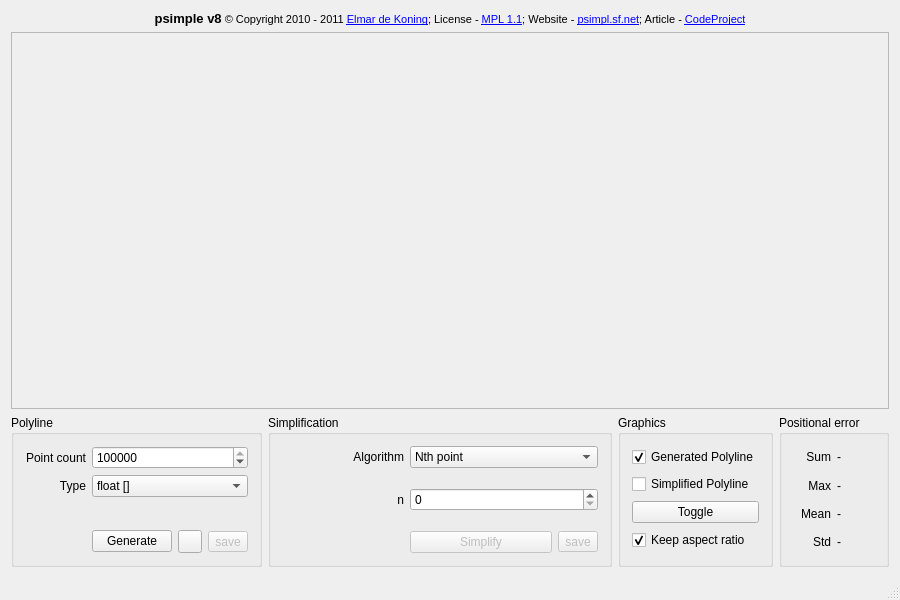
<?xml version="1.0" encoding="UTF-8"?>
<ui version="4.0">
 <class>MainWindow</class>
 <widget class="QMainWindow" name="MainWindow">
  <property name="geometry">
   <rect>
    <x>0</x>
    <y>0</y>
    <width>800</width>
    <height>600</height>
   </rect>
  </property>
  <property name="windowTitle">
   <string>psimpl v7 - generic n-dimensional polyline simplification</string>
  </property>
  <property name="locale">
   <locale language="English" country="UnitedStates"/>
  </property>
  <widget class="QWidget" name="centralWidget">
   <layout class="QVBoxLayout" name="verticalLayout_2">
    <item>
     <widget class="QLabel" name="label">
      <property name="text">
       <string>&lt;!DOCTYPE HTML PUBLIC &quot;-//W3C//DTD HTML 4.0//EN&quot; &quot;http://www.w3.org/TR/REC-html40/strict.dtd&quot;&gt;
&lt;html&gt;&lt;head&gt;&lt;meta name=&quot;qrichtext&quot; content=&quot;1&quot; /&gt;&lt;style type=&quot;text/css&quot;&gt;
p, li { white-space: pre-wrap; }
&lt;/style&gt;&lt;/head&gt;&lt;body style=&quot; font-family:'MS Shell Dlg 2'; font-size:8.25pt; font-weight:400; font-style:normal;&quot;&gt;
&lt;p align=&quot;center&quot; style=&quot; margin-top:0px; margin-bottom:0px; margin-left:0px; margin-right:0px; -qt-block-indent:0; text-indent:0px;&quot;&gt;&lt;span style=&quot; font-size:10pt; font-weight:600;&quot;&gt;psimple v8&lt;/span&gt;&lt;span style=&quot; font-size:8pt;&quot;&gt; &lt;/span&gt;&lt;span style=&quot; font-size:8pt; color:#000000;&quot;&gt;© Copyright 2010 - 2011 &lt;/span&gt;&lt;a href=&quot;edekoning@gmail.com&quot;&gt;&lt;span style=&quot; font-size:8pt; text-decoration: underline; color:#0000ff;&quot;&gt;Elmar de Koning&lt;/span&gt;&lt;/a&gt;&lt;span style=&quot; font-size:8pt;&quot;&gt;; License - &lt;/span&gt;&lt;a href=&quot;http://www.opensource.org/licenses/mozilla1.1.php&quot;&gt;&lt;span style=&quot; font-size:8pt; text-decoration: underline; color:#0000ff;&quot;&gt;MPL 1.1&lt;/span&gt;&lt;/a&gt;&lt;span style=&quot; font-size:8pt;&quot;&gt;; Website - &lt;/span&gt;&lt;a href=&quot;http://psimpl.sf.net&quot;&gt;&lt;span style=&quot; font-size:8pt; text-decoration: underline; color:#0000ff;&quot;&gt;psimpl.sf.net&lt;/span&gt;&lt;/a&gt;&lt;span style=&quot; font-size:8pt;&quot;&gt;; Article - &lt;/span&gt;&lt;a href=&quot;http://www.codeproject.com/KB/recipes/PolylineSimplification.aspx&quot;&gt;&lt;span style=&quot; font-size:8pt; text-decoration: underline; color:#0000ff;&quot;&gt;CodeProject&lt;/span&gt;&lt;/a&gt;&lt;/p&gt;&lt;/body&gt;&lt;/html&gt;</string>
      </property>
      <property name="openExternalLinks">
       <bool>true</bool>
      </property>
      <property name="textInteractionFlags">
       <set>Qt::LinksAccessibleByKeyboard|Qt::LinksAccessibleByMouse</set>
      </property>
     </widget>
    </item>
    <item>
     <widget class="psimpl::RenderArea" name="renderArea">
      <property name="sizePolicy">
       <sizepolicy hsizetype="Expanding" vsizetype="Expanding">
        <horstretch>0</horstretch>
        <verstretch>3</verstretch>
       </sizepolicy>
      </property>
      <property name="frameShape">
       <enum>QFrame::StyledPanel</enum>
      </property>
      <property name="frameShadow">
       <enum>QFrame::Sunken</enum>
      </property>
     </widget>
    </item>
    <item>
     <layout class="QHBoxLayout" name="horizontalLayout">
      <item>
       <widget class="QGroupBox" name="polyGroupBox">
        <property name="sizePolicy">
         <sizepolicy hsizetype="Maximum" vsizetype="Preferred">
          <horstretch>0</horstretch>
          <verstretch>0</verstretch>
         </sizepolicy>
        </property>
        <property name="title">
         <string>Polyline</string>
        </property>
        <layout class="QGridLayout" name="gridLayout_2">
         <item row="1" column="0">
          <widget class="QLabel" name="polyTypeLabel">
           <property name="text">
            <string>Type</string>
           </property>
           <property name="alignment">
            <set>Qt::AlignRight|Qt::AlignTrailing|Qt::AlignVCenter</set>
           </property>
          </widget>
         </item>
         <item row="1" column="1">
          <widget class="QComboBox" name="polyTypeComboBox">
           <item>
            <property name="text">
             <string>float []</string>
            </property>
           </item>
           <item>
            <property name="text">
             <string>QVector &lt;double&gt;</string>
            </property>
           </item>
           <item>
            <property name="text">
             <string>std::vector &lt;double&gt;</string>
            </property>
           </item>
           <item>
            <property name="text">
             <string>std::list &lt;long long&gt;</string>
            </property>
           </item>
          </widget>
         </item>
         <item row="0" column="0">
          <widget class="QLabel" name="polyPointCountLabel">
           <property name="text">
            <string>Point count</string>
           </property>
           <property name="alignment">
            <set>Qt::AlignRight|Qt::AlignTrailing|Qt::AlignVCenter</set>
           </property>
          </widget>
         </item>
         <item row="0" column="1">
          <widget class="QSpinBox" name="polyPointCountSpinBox">
           <property name="minimum">
            <number>2</number>
           </property>
           <property name="maximum">
            <number>10000000</number>
           </property>
           <property name="singleStep">
            <number>10000</number>
           </property>
           <property name="value">
            <number>100000</number>
           </property>
          </widget>
         </item>
         <item row="2" column="1">
          <spacer name="verticalSpacer_13">
           <property name="orientation">
            <enum>Qt::Vertical</enum>
           </property>
           <property name="sizeHint" stdset="0">
            <size>
             <width>20</width>
             <height>20</height>
            </size>
           </property>
          </spacer>
         </item>
         <item row="3" column="1">
          <layout class="QHBoxLayout" name="generateSaveLayout">
           <item>
            <widget class="QPushButton" name="generatePushButton">
             <property name="sizePolicy">
              <sizepolicy hsizetype="Expanding" vsizetype="Fixed">
               <horstretch>0</horstretch>
               <verstretch>0</verstretch>
              </sizepolicy>
             </property>
             <property name="text">
              <string>Generate</string>
             </property>
            </widget>
           </item>
           <item>
            <widget class="QToolButton" name="loadPolylineButton">
             <property name="text">
              <string/>
             </property>
             <property name="icon">
              <iconset resource="icons.qrc">
               <normaloff>:/icon/open</normaloff>:/icon/open</iconset>
             </property>
            </widget>
           </item>
           <item>
            <widget class="QToolButton" name="savePolylineButton">
             <property name="enabled">
              <bool>false</bool>
             </property>
             <property name="layoutDirection">
              <enum>Qt::LeftToRight</enum>
             </property>
             <property name="text">
              <string>save</string>
             </property>
             <property name="icon">
              <iconset resource="icons.qrc">
               <normaloff>:/icon/save</normaloff>:/icon/save</iconset>
             </property>
            </widget>
           </item>
          </layout>
         </item>
        </layout>
       </widget>
      </item>
      <item>
       <widget class="QGroupBox" name="simplGroupBox">
        <property name="enabled">
         <bool>true</bool>
        </property>
        <property name="sizePolicy">
         <sizepolicy hsizetype="Maximum" vsizetype="Preferred">
          <horstretch>0</horstretch>
          <verstretch>0</verstretch>
         </sizepolicy>
        </property>
        <property name="title">
         <string>Simplification</string>
        </property>
        <layout class="QGridLayout" name="gridLayout">
         <item row="0" column="1">
          <widget class="QComboBox" name="algorithmComboBox">
           <item>
            <property name="text">
             <string>Nth point</string>
            </property>
           </item>
           <item>
            <property name="text">
             <string>Radial distance</string>
            </property>
           </item>
           <item>
            <property name="text">
             <string>Perpendicular distance</string>
            </property>
           </item>
           <item>
            <property name="text">
             <string>Reumann-Witkam</string>
            </property>
           </item>
           <item>
            <property name="text">
             <string>Opheim</string>
            </property>
           </item>
           <item>
            <property name="text">
             <string>Lang</string>
            </property>
           </item>
           <item>
            <property name="text">
             <string>Douglas-Peucker (classic)</string>
            </property>
           </item>
           <item>
            <property name="text">
             <string>Douglas-Peucker</string>
            </property>
           </item>
           <item>
            <property name="text">
             <string>Douglas-Peucker (variant)</string>
            </property>
           </item>
           <item>
            <property name="text">
             <string>Douglas-Peucker (reference)</string>
            </property>
           </item>
          </widget>
         </item>
         <item row="0" column="0">
          <widget class="QLabel" name="algorithmLabel">
           <property name="text">
            <string>Algorithm</string>
           </property>
           <property name="alignment">
            <set>Qt::AlignRight|Qt::AlignTrailing|Qt::AlignVCenter</set>
           </property>
          </widget>
         </item>
         <item row="1" column="1">
          <widget class="QStackedWidget" name="editStackedWidget">
           <property name="currentIndex">
            <number>0</number>
           </property>
           <widget class="QWidget" name="npPage_2">
            <layout class="QVBoxLayout" name="verticalLayout_16">
             <property name="margin">
              <number>0</number>
             </property>
             <item>
              <widget class="QSpinBox" name="npSpinBox">
               <property name="maximum">
                <number>10000000</number>
               </property>
              </widget>
             </item>
            </layout>
           </widget>
           <widget class="QWidget" name="rdPage_2">
            <layout class="QVBoxLayout" name="verticalLayout">
             <property name="margin">
              <number>0</number>
             </property>
             <item>
              <widget class="QLineEdit" name="rdLineEdit">
               <property name="text">
                <string>0</string>
               </property>
              </widget>
             </item>
            </layout>
           </widget>
           <widget class="QWidget" name="pdPage_2">
            <layout class="QVBoxLayout" name="verticalLayout_15">
             <property name="margin">
              <number>0</number>
             </property>
             <item>
              <widget class="QLineEdit" name="pdLineEdit">
               <property name="text">
                <string>0</string>
               </property>
              </widget>
             </item>
             <item>
              <widget class="QSpinBox" name="pdSpinBox">
               <property name="maximum">
                <number>1000000</number>
               </property>
               <property name="value">
                <number>1</number>
               </property>
              </widget>
             </item>
            </layout>
           </widget>
           <widget class="QWidget" name="rwPage_2">
            <layout class="QVBoxLayout" name="verticalLayout_6">
             <property name="margin">
              <number>0</number>
             </property>
             <item>
              <widget class="QLineEdit" name="rwLineEdit">
               <property name="inputMask">
                <string/>
               </property>
               <property name="text">
                <string>0</string>
               </property>
              </widget>
             </item>
            </layout>
           </widget>
           <widget class="QWidget" name="opPage_2">
            <layout class="QVBoxLayout" name="verticalLayout_18">
             <property name="margin">
              <number>0</number>
             </property>
             <item>
              <widget class="QLineEdit" name="opMinLineEdit">
               <property name="text">
                <string>0</string>
               </property>
              </widget>
             </item>
             <item>
              <widget class="QLineEdit" name="opMaxLineEdit">
               <property name="text">
                <string>0</string>
               </property>
              </widget>
             </item>
            </layout>
           </widget>
           <widget class="QWidget" name="laPage_2">
            <layout class="QVBoxLayout" name="verticalLayout_20">
             <property name="margin">
              <number>0</number>
             </property>
             <item>
              <widget class="QLineEdit" name="laLineEdit">
               <property name="text">
                <string>0</string>
               </property>
              </widget>
             </item>
             <item>
              <widget class="QSpinBox" name="laLookAheadSpinBox">
               <property name="maximum">
                <number>10000000</number>
               </property>
               <property name="value">
                <number>1</number>
               </property>
              </widget>
             </item>
            </layout>
           </widget>
           <widget class="QWidget" name="dpcPage_2">
            <layout class="QVBoxLayout" name="verticalLayout_81">
             <property name="margin">
              <number>0</number>
             </property>
             <item>
              <widget class="QLineEdit" name="dpcLineEdit">
               <property name="text">
                <string>0</string>
               </property>
              </widget>
             </item>
            </layout>
           </widget>
           <widget class="QWidget" name="dpPage_2">
            <layout class="QVBoxLayout" name="verticalLayout_8">
             <property name="margin">
              <number>0</number>
             </property>
             <item>
              <widget class="QLineEdit" name="dpLineEdit">
               <property name="text">
                <string>0</string>
               </property>
              </widget>
             </item>
            </layout>
           </widget>
           <widget class="QWidget" name="dpvPage_2">
            <layout class="QVBoxLayout" name="verticalLayout_7">
             <property name="margin">
              <number>0</number>
             </property>
             <item>
              <widget class="QSpinBox" name="dpvSpinBox">
               <property name="minimum">
                <number>0</number>
               </property>
               <property name="maximum">
                <number>10000000</number>
               </property>
               <property name="singleStep">
                <number>10</number>
               </property>
               <property name="value">
                <number>0</number>
               </property>
              </widget>
             </item>
            </layout>
           </widget>
           <widget class="QWidget" name="dprPage_2">
            <layout class="QVBoxLayout" name="verticalLayout_12">
             <property name="margin">
              <number>0</number>
             </property>
             <item>
              <widget class="QLineEdit" name="dprLineEdit">
               <property name="text">
                <string>0</string>
               </property>
              </widget>
             </item>
            </layout>
           </widget>
          </widget>
         </item>
         <item row="1" column="0">
          <widget class="QStackedWidget" name="labelStackedWidget">
           <property name="currentIndex">
            <number>0</number>
           </property>
           <widget class="QWidget" name="npPage">
            <layout class="QVBoxLayout" name="verticalLayout_14">
             <property name="margin">
              <number>0</number>
             </property>
             <item>
              <widget class="QLabel" name="npLabel">
               <property name="text">
                <string>n</string>
               </property>
               <property name="alignment">
                <set>Qt::AlignRight|Qt::AlignTrailing|Qt::AlignVCenter</set>
               </property>
              </widget>
             </item>
            </layout>
           </widget>
           <widget class="QWidget" name="rdPage">
            <layout class="QVBoxLayout" name="verticalLayout_4">
             <property name="margin">
              <number>0</number>
             </property>
             <item>
              <widget class="QLabel" name="rdLabel">
               <property name="text">
                <string>Radial distance</string>
               </property>
               <property name="alignment">
                <set>Qt::AlignRight|Qt::AlignTrailing|Qt::AlignVCenter</set>
               </property>
              </widget>
             </item>
            </layout>
           </widget>
           <widget class="QWidget" name="pdPage">
            <layout class="QVBoxLayout" name="verticalLayout_13">
             <property name="margin">
              <number>0</number>
             </property>
             <item>
              <widget class="QLabel" name="pdLabel">
               <property name="text">
                <string>Perpendicular distance</string>
               </property>
               <property name="alignment">
                <set>Qt::AlignRight|Qt::AlignTrailing|Qt::AlignVCenter</set>
               </property>
              </widget>
             </item>
             <item>
              <widget class="QLabel" name="repeatLabel">
               <property name="text">
                <string>Repeat count</string>
               </property>
               <property name="alignment">
                <set>Qt::AlignRight|Qt::AlignTrailing|Qt::AlignVCenter</set>
               </property>
              </widget>
             </item>
            </layout>
           </widget>
           <widget class="QWidget" name="rwPage">
            <layout class="QVBoxLayout" name="verticalLayout_5">
             <property name="margin">
              <number>0</number>
             </property>
             <item>
              <widget class="QLabel" name="rwLabel">
               <property name="text">
                <string>Perpendicular distance</string>
               </property>
               <property name="alignment">
                <set>Qt::AlignRight|Qt::AlignTrailing|Qt::AlignVCenter</set>
               </property>
              </widget>
             </item>
            </layout>
           </widget>
           <widget class="QWidget" name="opPage">
            <layout class="QVBoxLayout" name="verticalLayout_17">
             <property name="margin">
              <number>0</number>
             </property>
             <item>
              <widget class="QLabel" name="minOpLabel">
               <property name="text">
                <string>Minimum distance</string>
               </property>
               <property name="alignment">
                <set>Qt::AlignRight|Qt::AlignTrailing|Qt::AlignVCenter</set>
               </property>
              </widget>
             </item>
             <item>
              <widget class="QLabel" name="maxOpLabel">
               <property name="text">
                <string>Maximum distance</string>
               </property>
               <property name="alignment">
                <set>Qt::AlignRight|Qt::AlignTrailing|Qt::AlignVCenter</set>
               </property>
              </widget>
             </item>
            </layout>
           </widget>
           <widget class="QWidget" name="laPage">
            <layout class="QVBoxLayout" name="verticalLayout_19">
             <property name="margin">
              <number>0</number>
             </property>
             <item>
              <widget class="QLabel" name="laLabel">
               <property name="text">
                <string>Perpendicular distance</string>
               </property>
               <property name="alignment">
                <set>Qt::AlignRight|Qt::AlignTrailing|Qt::AlignVCenter</set>
               </property>
              </widget>
             </item>
             <item>
              <widget class="QLabel" name="lookAheadLaLabel">
               <property name="text">
                <string>Look ahead</string>
               </property>
               <property name="alignment">
                <set>Qt::AlignRight|Qt::AlignTrailing|Qt::AlignVCenter</set>
               </property>
              </widget>
             </item>
            </layout>
           </widget>
           <widget class="QWidget" name="dpcPage">
            <layout class="QVBoxLayout" name="verticalLayout_91">
             <property name="margin">
              <number>0</number>
             </property>
             <item>
              <widget class="QLabel" name="dpcLabel">
               <property name="text">
                <string>Perpendicular distance</string>
               </property>
               <property name="alignment">
                <set>Qt::AlignCenter</set>
               </property>
              </widget>
             </item>
            </layout>
           </widget>
           <widget class="QWidget" name="dpPage">
            <layout class="QVBoxLayout" name="verticalLayout_9">
             <property name="margin">
              <number>0</number>
             </property>
             <item>
              <widget class="QLabel" name="dpLabel">
               <property name="text">
                <string>Perpendicular distance</string>
               </property>
               <property name="alignment">
                <set>Qt::AlignCenter</set>
               </property>
              </widget>
             </item>
            </layout>
           </widget>
           <widget class="QWidget" name="dpvPage">
            <layout class="QVBoxLayout" name="verticalLayout_10">
             <property name="margin">
              <number>0</number>
             </property>
             <item>
              <widget class="QLabel" name="dpvLabel">
               <property name="text">
                <string>Point count</string>
               </property>
               <property name="alignment">
                <set>Qt::AlignRight|Qt::AlignTrailing|Qt::AlignVCenter</set>
               </property>
              </widget>
             </item>
            </layout>
           </widget>
           <widget class="QWidget" name="dprPage">
            <layout class="QVBoxLayout" name="verticalLayout_11">
             <property name="margin">
              <number>0</number>
             </property>
             <item>
              <widget class="QLabel" name="dprLabel">
               <property name="text">
                <string>Perpendicular distance</string>
               </property>
               <property name="alignment">
                <set>Qt::AlignRight|Qt::AlignTrailing|Qt::AlignVCenter</set>
               </property>
              </widget>
             </item>
            </layout>
           </widget>
          </widget>
         </item>
         <item row="2" column="1">
          <layout class="QHBoxLayout" name="horizontalLayout_2">
           <item>
            <widget class="QPushButton" name="simplifyPushButton">
             <property name="enabled">
              <bool>false</bool>
             </property>
             <property name="text">
              <string>Simplify</string>
             </property>
            </widget>
           </item>
           <item>
            <widget class="QToolButton" name="saveSimplificationButton">
             <property name="enabled">
              <bool>false</bool>
             </property>
             <property name="text">
              <string>save</string>
             </property>
             <property name="icon">
              <iconset resource="icons.qrc">
               <normaloff>:/icon/save</normaloff>:/icon/save</iconset>
             </property>
            </widget>
           </item>
          </layout>
         </item>
        </layout>
       </widget>
      </item>
      <item>
       <widget class="QGroupBox" name="graphiscGroupBox">
        <property name="title">
         <string>Graphics</string>
        </property>
        <layout class="QVBoxLayout" name="verticalLayout_3">
         <item>
          <widget class="QCheckBox" name="generatedPolylineCheckBox">
           <property name="text">
            <string>Generated Polyline</string>
           </property>
           <property name="checked">
            <bool>true</bool>
           </property>
          </widget>
         </item>
         <item>
          <widget class="QCheckBox" name="simplifiedPolylineCheckBox">
           <property name="text">
            <string>Simplified Polyline</string>
           </property>
           <property name="checked">
            <bool>false</bool>
           </property>
          </widget>
         </item>
         <item>
          <widget class="QPushButton" name="togglePushButton">
           <property name="text">
            <string>Toggle</string>
           </property>
          </widget>
         </item>
         <item>
          <widget class="QCheckBox" name="keepAspectRatioCheckBox">
           <property name="text">
            <string>Keep aspect ratio</string>
           </property>
           <property name="checked">
            <bool>true</bool>
           </property>
          </widget>
         </item>
        </layout>
       </widget>
      </item>
      <item>
       <widget class="QGroupBox" name="positionalErrorGroupBox">
        <property name="toolTip">
         <string>Positional errors are only calculated for doubles!</string>
        </property>
        <property name="title">
         <string>Positional error</string>
        </property>
        <layout class="QGridLayout" name="gridLayout_3">
         <item row="0" column="0">
          <widget class="QLabel" name="sumLabel">
           <property name="text">
            <string>Sum</string>
           </property>
           <property name="alignment">
            <set>Qt::AlignRight|Qt::AlignTrailing|Qt::AlignVCenter</set>
           </property>
          </widget>
         </item>
         <item row="1" column="0">
          <widget class="QLabel" name="maxLabel">
           <property name="text">
            <string>Max</string>
           </property>
           <property name="alignment">
            <set>Qt::AlignRight|Qt::AlignTrailing|Qt::AlignVCenter</set>
           </property>
          </widget>
         </item>
         <item row="2" column="0">
          <widget class="QLabel" name="meanLabel">
           <property name="text">
            <string>Mean</string>
           </property>
           <property name="alignment">
            <set>Qt::AlignRight|Qt::AlignTrailing|Qt::AlignVCenter</set>
           </property>
          </widget>
         </item>
         <item row="3" column="0">
          <widget class="QLabel" name="stdLabel">
           <property name="text">
            <string>Std</string>
           </property>
           <property name="alignment">
            <set>Qt::AlignRight|Qt::AlignTrailing|Qt::AlignVCenter</set>
           </property>
          </widget>
         </item>
         <item row="0" column="1">
          <widget class="QLabel" name="sumValueLabel">
           <property name="text">
            <string>-</string>
           </property>
          </widget>
         </item>
         <item row="1" column="1">
          <widget class="QLabel" name="maxValueLabel">
           <property name="text">
            <string>-</string>
           </property>
          </widget>
         </item>
         <item row="2" column="1">
          <widget class="QLabel" name="meanValueLabel">
           <property name="text">
            <string>-</string>
           </property>
          </widget>
         </item>
         <item row="3" column="1">
          <widget class="QLabel" name="stdValueLabel">
           <property name="text">
            <string>-</string>
           </property>
          </widget>
         </item>
        </layout>
       </widget>
      </item>
      <item>
       <spacer name="horizontalSpacer">
        <property name="orientation">
         <enum>Qt::Horizontal</enum>
        </property>
        <property name="sizeHint" stdset="0">
         <size>
          <width>40</width>
          <height>20</height>
         </size>
        </property>
       </spacer>
      </item>
     </layout>
    </item>
   </layout>
  </widget>
  <widget class="QStatusBar" name="statusBar"/>
  <action name="aboutAction">
   <property name="text">
    <string>?</string>
   </property>
   <property name="toolTip">
    <string>About psimpl</string>
   </property>
   <property name="shortcut">
    <string>F1</string>
   </property>
  </action>
 </widget>
 <layoutdefault spacing="6" margin="11"/>
 <customwidgets>
  <customwidget>
   <class>psimpl::RenderArea</class>
   <extends>QFrame</extends>
   <header>RenderArea.h</header>
   <container>1</container>
  </customwidget>
 </customwidgets>
 <tabstops>
  <tabstop>polyPointCountSpinBox</tabstop>
  <tabstop>polyTypeComboBox</tabstop>
  <tabstop>algorithmComboBox</tabstop>
  <tabstop>npSpinBox</tabstop>
  <tabstop>rdLineEdit</tabstop>
  <tabstop>pdLineEdit</tabstop>
  <tabstop>pdSpinBox</tabstop>
  <tabstop>rwLineEdit</tabstop>
  <tabstop>dpcLineEdit</tabstop>
  <tabstop>dpLineEdit</tabstop>
  <tabstop>dpvSpinBox</tabstop>
  <tabstop>dprLineEdit</tabstop>
  <tabstop>generatedPolylineCheckBox</tabstop>
  <tabstop>simplifiedPolylineCheckBox</tabstop>
 </tabstops>
 <resources>
  <include location="icons.qrc"/>
 </resources>
 <connections>
  <connection>
   <sender>togglePushButton</sender>
   <signal>clicked()</signal>
   <receiver>generatedPolylineCheckBox</receiver>
   <slot>toggle()</slot>
   <hints>
    <hint type="sourcelabel">
     <x>674</x>
     <y>559</y>
    </hint>
    <hint type="destinationlabel">
     <x>674</x>
     <y>504</y>
    </hint>
   </hints>
  </connection>
  <connection>
   <sender>togglePushButton</sender>
   <signal>clicked()</signal>
   <receiver>simplifiedPolylineCheckBox</receiver>
   <slot>toggle()</slot>
   <hints>
    <hint type="sourcelabel">
     <x>674</x>
     <y>559</y>
    </hint>
    <hint type="destinationlabel">
     <x>674</x>
     <y>529</y>
    </hint>
   </hints>
  </connection>
  <connection>
   <sender>algorithmComboBox</sender>
   <signal>currentIndexChanged(int)</signal>
   <receiver>labelStackedWidget</receiver>
   <slot>setCurrentIndex(int)</slot>
   <hints>
    <hint type="sourcelabel">
     <x>256</x>
     <y>503</y>
    </hint>
    <hint type="destinationlabel">
     <x>210</x>
     <y>519</y>
    </hint>
   </hints>
  </connection>
  <connection>
   <sender>algorithmComboBox</sender>
   <signal>currentIndexChanged(int)</signal>
   <receiver>editStackedWidget</receiver>
   <slot>setCurrentIndex(int)</slot>
   <hints>
    <hint type="sourcelabel">
     <x>281</x>
     <y>490</y>
    </hint>
    <hint type="destinationlabel">
     <x>279</x>
     <y>512</y>
    </hint>
   </hints>
  </connection>
 </connections>
</ui>
